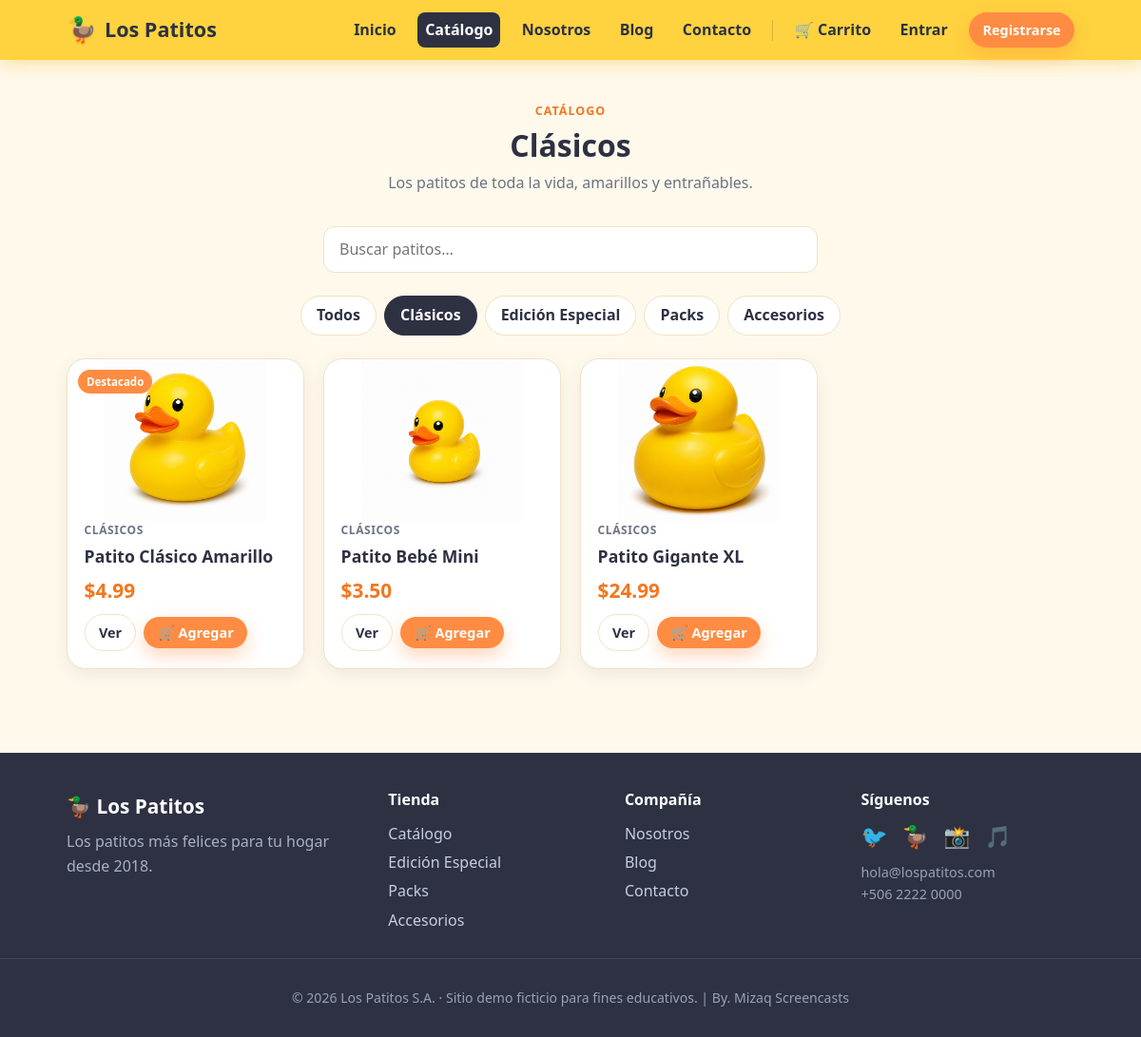
Screenshot of /productos.php?categoria=clasicos with the database file from the repository.
### tables this page shows
CREATE TABLE IF NOT EXISTS categorias (
    id BIGINT UNSIGNED AUTO_INCREMENT PRIMARY KEY,
    nombre VARCHAR(80) NOT NULL,
    slug VARCHAR(80) NOT NULL,
    descripcion VARCHAR(255) NULL,
    UNIQUE KEY uk_categorias_slug (slug)
);

CREATE TABLE IF NOT EXISTS productos (
    id BIGINT UNSIGNED AUTO_INCREMENT PRIMARY KEY,
    categoria_id BIGINT UNSIGNED NULL,
    nombre VARCHAR(120) NOT NULL,
    slug VARCHAR(120) NOT NULL,
    descripcion TEXT NULL,
    precio DECIMAL(10, 2) NOT NULL DEFAULT 0.00,
    emoji VARCHAR(16) NOT NULL DEFAULT '🦆',
    imagen VARCHAR(255) NULL,
    color_hex VARCHAR(7) NOT NULL DEFAULT '#FFD23F',
    stock INT NOT NULL DEFAULT 0,
    destacado TINYINT(1) NOT NULL DEFAULT 0,
    estado ENUM('activo', 'inactivo') NOT NULL DEFAULT 'activo',
    fecha_creacion TIMESTAMP NOT NULL DEFAULT CURRENT_TIMESTAMP,
    UNIQUE KEY uk_productos_slug (slug),
    KEY idx_productos_categoria (categoria_id),
    CONSTRAINT fk_productos_categoria FOREIGN KEY (categoria_id)
        REFERENCES categorias (id) ON DELETE SET NULL
);

### includes/helpers.php (called while the page is built, shortened)
<?php
function e(?string $value): string
{
    return htmlspecialchars((string) $value, ENT_QUOTES, 'UTF-8');
}

### includes/auth.php (called while the page is built, shortened)
<?php
require_once __DIR__ . '/../config.php';
require_once __DIR__ . '/helpers.php';
function is_authenticated(): bool
{
    return !empty($_SESSION['user_id']);
}
function current_user(): ?array
{
    if (!is_authenticated()) {
        return null;
    }
    $user = find_user_by_id((int) $_SESSION['user_id']);
    return $user;
}

### config.php (called while the page is built, shortened)
<?php
function db(): PDO
{
    static $pdo = null;
    if ($pdo instanceof PDO) {
        return $pdo;
    }
    $dsn = sprintf(
        'mysql:host=%s;port=%s;dbname=%s;charset=utf8mb4',
        DB_HOST,
        DB_PORT,
        DB_NAME
    );
    $options = [
        PDO::ATTR_ERRMODE => PDO::ERRMODE_EXCEPTION,
        PDO::ATTR_DEFAULT_FETCH_MODE => PDO::FETCH_ASSOC,
        PDO::ATTR_EMULATE_PREPARES => false,
    ];
    $pdo = new PDO($dsn, DB_USER, DB_PASS, $options);
    return $pdo;
}

### includes/catalog.php (called while the page is built, shortened)
<?php
require_once __DIR__ . '/../config.php';
function get_categorias(): array
{
    return db()->query('SELECT id, nombre, slug, descripcion FROM categorias ORDER BY id')
        ->fetchAll();
}
function get_categoria_por_slug(string $slug): ?array
{
    $stmt = db()->prepare('SELECT id, nombre, slug, descripcion FROM categorias WHERE slug = :slug LIMIT 1');
    $stmt->execute(['slug' => $slug]);
    return $stmt->fetch() ?: null;
}
function get_productos(?string $categoriaSlug = null, ?string $busqueda = null): array
{
    $sql = "SELECT p.id, p.nombre, p.slug, p.descripcion, p.precio, p.emoji, p.imagen, p.color_hex,
                   p.stock, p.destacado, c.nombre AS categoria, c.slug AS categoria_slug
            FROM productos p
            LEFT JOIN categorias c ON c.id = p.categoria_id
            WHERE p.estado = 'activo'";
    $params = [];
    if ($categoriaSlug !== null && $categoriaSlug !== '') {
        $sql .= ' AND c.slug = :categoria';
        $params['categoria'] = $categoriaSlug;
    }
    $sql .= ' ORDER BY p.destacado DESC, p.nombre ASC';
    $stmt = db()->prepare($sql);
    $stmt->execute($params);
    return $stmt->fetchAll();
}

### productos.php (the view, shortened to what this page needs)
<?php
require_once __DIR__ . '/config.php';
require_once __DIR__ . '/includes/layout.php';
require_once __DIR__ . '/includes/catalog.php';
$categoriaSlug = trim((string) ($_GET['categoria'] ?? ''));
$busqueda = trim((string) ($_GET['q'] ?? ''));
$categorias = get_categorias();
$categoriaActual = $categoriaSlug !== '' ? get_categoria_por_slug($categoriaSlug) : null;
$productos = get_productos($categoriaActual ? $categoriaSlug : null, $busqueda !== '' ? $busqueda : null);
render_header('Catálogo', 'productos');
?>
<section class="section">
    <div class="container">
        <div class="section__head">
            <span class="eyebrow">Catálogo</span>
            <h2><?= $categoriaActual ? e($categoriaActual['nombre']) : 'Todos los patitos' ?></h2>
            <p><?= $categoriaActual ? e($categoriaActual['descripcion']) : 'Encuentra el patito perfecto para ti o para regalar.' ?></p>
        </div>
        <form method="get" class="form" style="max-width:520px;margin:0 auto 1.5rem;">
            <div class="form__group">
                <input type="search" name="q" value="<?= e($busqueda) ?>" placeholder="Buscar patitos…" aria-label="Buscar">
            </div>
        </form>
        <div class="chips">
            <a class="chip<?= $categoriaSlug === '' ? ' is-active' : '' ?>" href="productos.php">Todos</a>
            <?php foreach ($categorias as $c): ?>
                <a class="chip<?= $categoriaSlug === $c['slug'] ? ' is-active' : '' ?>" href="productos.php?categoria=<?= e($c['slug']) ?>"><?= e($c['nombre']) ?></a>
            <?php endforeach; ?>
        </div>
        <?php if ($productos === []): ?>
            <p class="text-center muted">No encontramos patitos que coincidan con tu búsqueda. 🦆</p>
        <?php else: ?>
            <div class="grid grid--products">
                <?php foreach ($productos as $p): ?>
                    <article class="product">
                        <div class="product__media" style="background: <?= e($p['color_hex']) ?>22;">
                            <?php if ((int) $p['destacado'] === 1): ?><span class="product__tag">Destacado</span><?php endif; ?>
                            <?= producto_img($p, 'media-img') ?>
                        </div>
                        <div class="product__body">
                            <span class="product__cat"><?= e($p['categoria'] ?? 'General') ?></span>
                            <h3 class="product__name"><a href="producto.php?slug=<?= e($p['slug']) ?>"><?= e($p['nombre']) ?></a></h3>
                            <div class="product__price"><?= e(money($p['precio'])) ?></div>
                            <div class="product__foot">
                                <a class="button button--ghost button--sm" href="producto.php?slug=<?= e($p['slug']) ?>">Ver</a>
                                <form method="post" action="carrito.php" style="margin:0;">
                                    <button type="submit" class="button button--primary button--sm">🛒 Agregar</button>
                                </form>
                            </div>
                        </div>
                    </article>
                <?php endforeach; ?>
            </div>
        <?php endif; ?>
    </div>
</section>
<?php
render_footer();

### includes/layout.php (shortened to what this page needs)
<?php
require_once __DIR__ . '/helpers.php';
require_once __DIR__ . '/auth.php';
function nav_links(): array
{
    return [
        'inicio'    => ['Inicio', 'index.php'],
        'productos' => ['Catálogo', 'productos.php'],
        'nosotros'  => ['Nosotros', 'nosotros.php'],
        'blog'      => ['Blog', 'blog.php'],
        'contacto'  => ['Contacto', 'contacto.php'],
    ];
}
function render_header(string $title, string $active = ''): void
{
    $user = current_user();
    $cartCount = cart_count();
    ?>
<!DOCTYPE html>
<html lang="es">
<head>
    <link rel="stylesheet" href="assets/css/styles.css">
</head>
<body>
    <header class="navbar">
        <div class="navbar__inner">
            <a class="navbar__brand" href="index.php">
                <span class="navbar__logo">🦆</span>
                <span class="navbar__name">Los Patitos</span>
            </a>
            <nav class="navbar__nav">
                <?php foreach (nav_links() as $key => [$label, $href]): ?>
                    <a
                        class="navbar__link<?= $active === $key ? ' is-active' : '' ?>"
                        href="<?= e($href) ?>"
                    ><?= e($label) ?></a>
                <?php endforeach; ?>
                <?php if ($user): ?>
                    <a class="navbar__link<?= $active === 'carrito' ? ' is-active' : '' ?>" href="carrito.php">
                        🛒 Carrito<?php if ($cartCount > 0): ?> <span class="navbar__badge"><?= (int) $cartCount ?></span><?php endif; ?>
                    </a>
                    <a class="navbar__link<?= $active === 'cuenta' ? ' is-active' : '' ?>" href="dashboard.php">Mi cuenta</a>
                    <form method="post" action="logout.php" class="navbar__logout">
                        <?= csrf_input() ?>
                        <button type="submit" class="button button--ghost button--sm">Salir</button>
                    </form>
                <?php else: ?>
                    <a class="navbar__link<?= $active === 'carrito' ? ' is-active' : '' ?>" href="carrito.php">
                        🛒 Carrito<?php if ($cartCount > 0): ?> <span class="navbar__badge"><?= (int) $cartCount ?></span><?php endif; ?>
                    </a>
                    <a class="navbar__link" href="login.php">Entrar</a>
                    <a class="button button--primary button--sm" href="registro.php">Registrarse</a>
                <?php endif; ?>
            </nav>
        </div>
    </header>
    <main class="site-main">
<?php
}
function render_footer(): void
{
    $year = '2026';
    ?>
    </main>
    <footer class="footer">
        <div class="footer__inner">
            <div class="footer__col">
                <div class="footer__brand"><span>🦆</span> Los Patitos</div>
                <p class="footer__tagline">Los patitos más felices para tu hogar desde 2018.</p>
            </div>
            <div class="footer__col">
                <h4>Tienda</h4>
                <a href="productos.php">Catálogo</a>
                <a href="productos.php?categoria=edicion-especial">Edición Especial</a>
                <a href="productos.php?categoria=packs">Packs</a>
                <a href="productos.php?categoria=accesorios">Accesorios</a>
            </div>
            <div class="footer__col">
                <h4>Compañía</h4>
                <a href="nosotros.php">Nosotros</a>
                <a href="blog.php">Blog</a>
                <a href="contacto.php">Contacto</a>
            </div>
            <div class="footer__col">
                <h4>Síguenos</h4>
                <p class="footer__social">🐦 🦆 📸 🎵</p>
                <p class="footer__muted">hola@lospatitos.com<br>+506 2222 0000</p>
            </div>
        </div>
        <div class="footer__bottom">
            <p>© <?= e($year) ?> Los Patitos S.A. · Sitio demo ficticio para fines educativos. | By. Mizaq Screencasts</p>
        </div>
    </footer>
</body>
</html>
<?php
}
function money(float|string|int $amount): string
{
    return '$' . number_format((float) $amount, 2, '.', ',');
}
function producto_img(array $datos, string $class = 'media-img'): string
{
    $src = trim((string) ($datos['imagen'] ?? ''));
    $nombre = e((string) ($datos['nombre'] ?? $datos['nombre_producto'] ?? 'Producto'));
    if ($src !== '') {
        return '<img class="' . e($class) . '" src="' . e($src) . '" alt="' . $nombre . '" loading="lazy">';
    }
    return '<span class="' . e($class) . ' media-img--emoji">' . e((string) ($datos['emoji'] ?? '🦆')) . '</span>';
}

### rows the page displays
categorias: nombre "Clásicos", descripcion "Los patitos de toda la vida, amarillos y entrañables."
categorias: nombre "Edición Especial"
categorias: nombre "Packs"
categorias: nombre "Accesorios"
productos: destacado "Destacado", imagen (picture), categoria.nombre "CLÁSICOS", nombre "Patito Clásico Amarillo", precio "$4.99"
productos: imagen (picture), categoria.nombre "CLÁSICOS", nombre "Patito Bebé Mini", precio "$3.50"
productos: imagen (picture), categoria.nombre "CLÁSICOS", nombre "Patito Gigante XL", precio "$24.99"

### other values shown
$label "Inicio"
$label "Catálogo"
$label "Nosotros"
$label "Blog"
$label "Contacto"
$year "2026"
